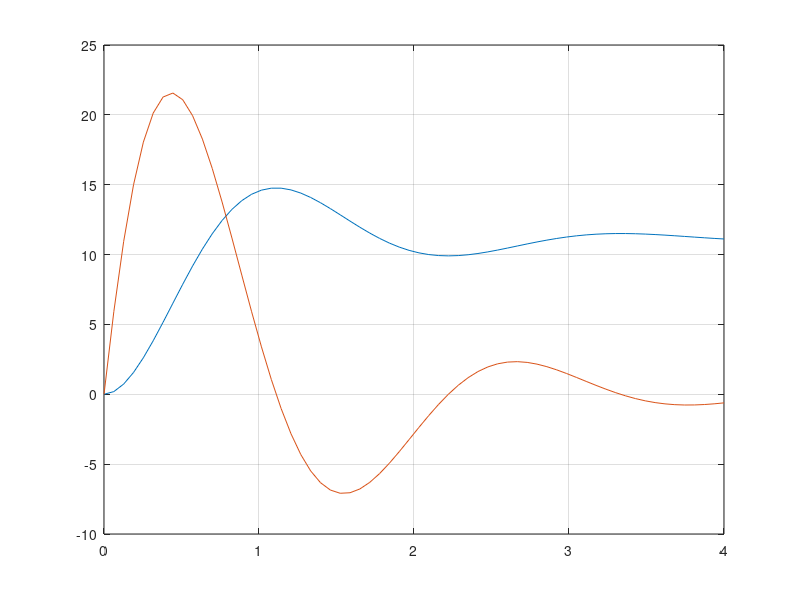
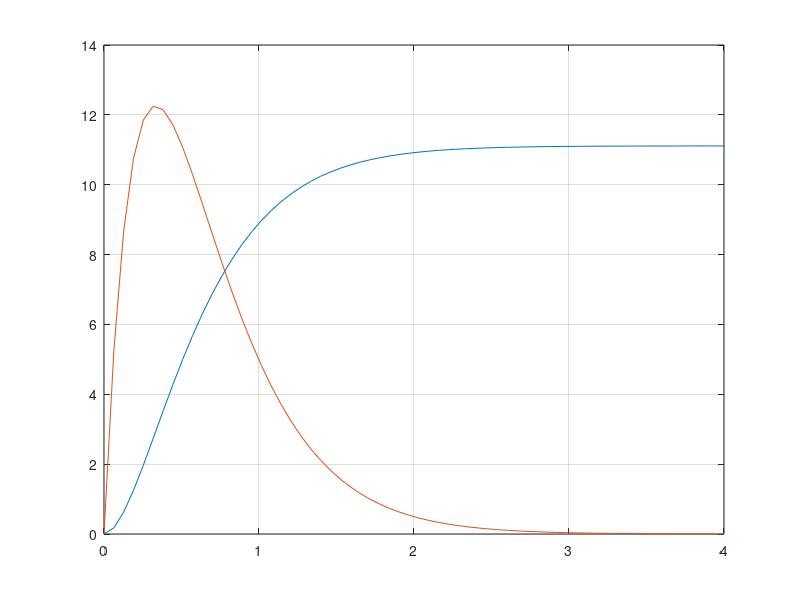
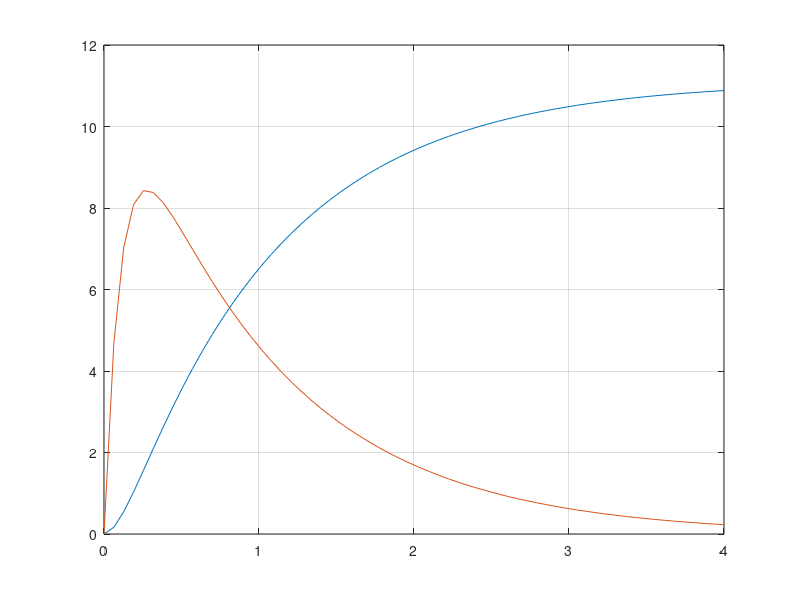
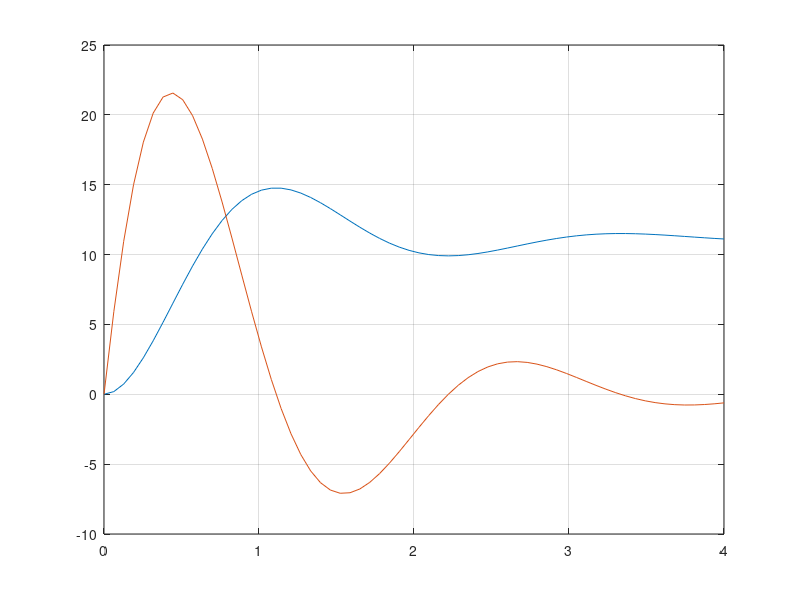

Write MATLAB code to recreate these figures, in order.
%% 
% Vamos a resolver la siguiente ecuación
% 
% $$\frac{d^2y}{dt^2} + a \frac{dy}{dt} + 9 y =100$$
% 
% Donde el parametro a será una constante la cual iremos variando, para esto 
% haremos uso de los ciclos y resolveremos este ejercicio mediante ciclos for 
% y ciclos while.
% 
% Con las siguientes condiciones iniciales
% 
% $$y(0)=0, \;\;\; y\prime(0)=0$$
% 
% La primera forma en que lo resolveremos será con el ciclo "while"
% 
% Definimos nuestro parametro de evolución, el rango de valores de t y las condiciones 
% iniciales.

tic,i=1;
rvt=linspace(0,4,2^6);
ci=[0;0];
a=[2,6,10];
%% 
% Ahora iniciamos el ciclo, en cada iteración creara una nueva funcion f con 
% el parametro i diferente, que sera i=2,6,10. Tambien mandamos a resolver la 
% ecuacion y a graficiar. Posteriormente seguimos aumentando los parametros.

while i<4
    f=@(t,y) [y(2);-a(i)*y(2)-9*y(1)+100];
    [t,y]=ode45(f,rvt,ci);
    figure, plot(t,y), hold off, grid
    i=i+1;
end, toc
%% 
% Ahora lo resolveremos a traves del comando "for", primero introducimos los 
% parametros en el vector a, el rango de valores de t y las condiciones inicales.

tic,a=[2,6,10];
rvt=linspace(0,4,2^6);
ci=[0;0];
%% 
% Iniciamos el comando "for", en cada iteración me creara una funcion f con 
% un valor diferente de i. 

for i = a
    f=@(t,y) [y(2);-i*y(2)-9*y(1)+100]
    [t,y]=ode45(f,rvt,ci);
    figure, plot(t,y), grid
end, toc